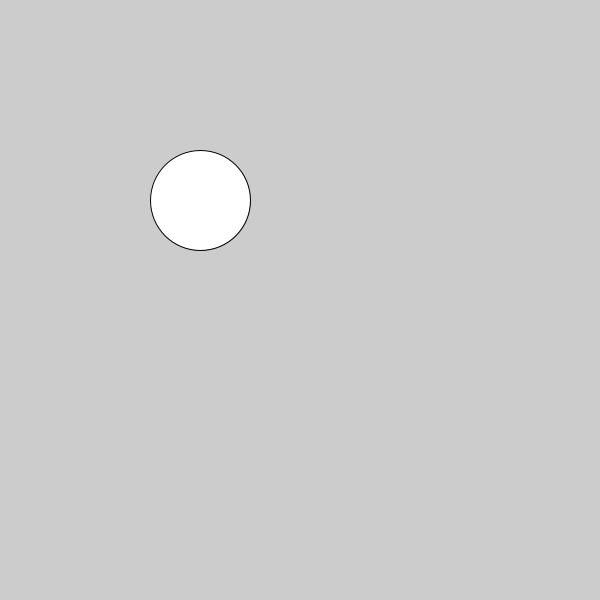
Frame 1 (no input)
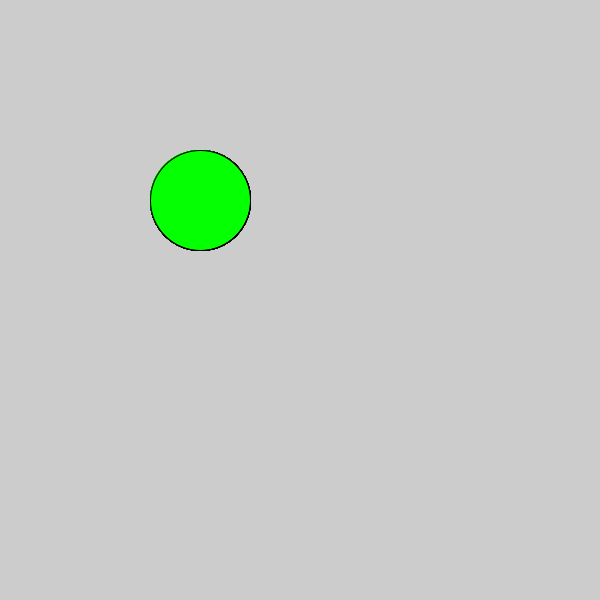
Frame 60 (the mouse pressed at the canvas centre just before this capture)
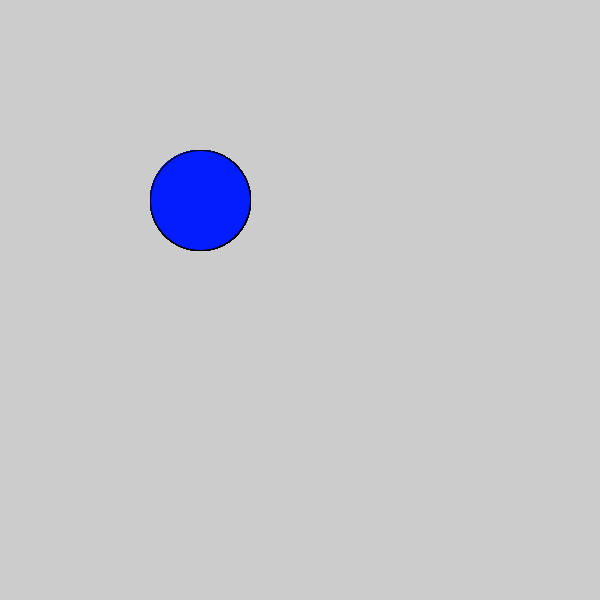
Frame 120 (the mouse held since frame 60 and released just before this capture)

The Processing sketch that drew these frames (run headless with seeded random() and noise(); from frame 60 on, the mouse is pressed at the canvas centre):

// Processing sketch: Logical_Dot
// ── Logical_Dot.pde
void setup() {
  size(600,600);
}

void draw() {
  //fill(#FF0303);
  ellipse(200,200,100,100);
  if(mousePressed) {
    fill(#031DFF);
  } else {
    fill(#05FF03);
  }
}
